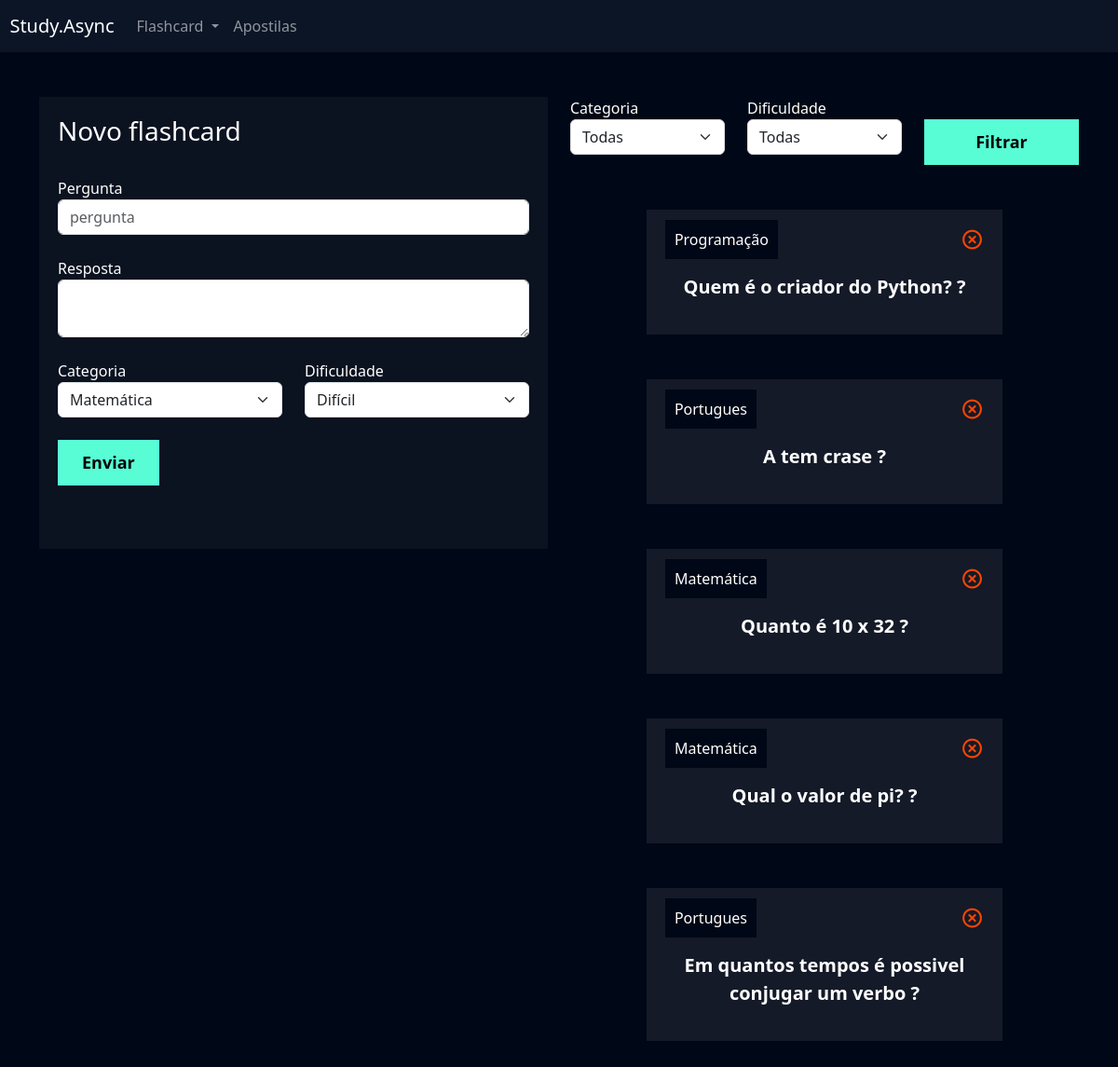
Page /flashcard/novo_flashcard/ (signed in) on the committed database.
### flashcard/models.py (models this page shows, shortened)
class Flashcard(models.Model):
    DIFICULDADE_CHOICES = (('D', 'Difícil'), ('M', 'Médio'), ('F', 'Fácil'))
    user = models.ForeignKey(User, on_delete=models.DO_NOTHING)
    pergunta = models.CharField(max_length=100)
    resposta = models.TextField()
    categoria = models.ForeignKey(Categoria, on_delete=models.DO_NOTHING)
    dificuldade = models.CharField(max_length=1, choices=DIFICULDADE_CHOICES)

class Categoria(models.Model):
    nome = models.CharField(max_length=20)
    def __str__(self):
        return self.nome

### flashcard/views.py (the view, shortened to what this page needs)
# urls.py: path('novo_flashcard/', views.novo_flashcard, name='novo_flashcard'),
def novo_flashcard(request):
    if not request.user.is_authenticated: # verificando se o usuarios esta logado e autenticado
        return redirect('/usuarios/logar')
    if request.method == 'GET':
        categorias = Categoria.objects.all()
        dificuldades = Flashcard.DIFICULDADE_CHOICES
        flashcards = Flashcard.objects.filter(user=request.user)
        categoria_filtrar = request.GET.get('categoria')
        dificuldade_filtrar = request.GET.get('dificuldade')
        if categoria_filtrar:
            flashcards = flashcards.filter(categoria__id=categoria_filtrar)
        if dificuldade_filtrar:
            flashcards = flashcards.filter(dificuldade=dificuldade_filtrar)
        return render(request, 'novo_flashcard.html', {'categorias': categorias,
                                                       'dificuldades': dificuldades,
                                                       'flashcards': flashcards})

### flashcard/templates/novo_flashcard.html (shortened to what this page needs)
{% extends "base.html" %}
{% load static %}
{% block 'cabecalho' %}
    <link href="{% static "usuarios/css/cadastro.css" %}" rel="stylesheet">
    <link href='https://unpkg.com/boxicons@2.1.4/css/boxicons.min.css' rel='stylesheet'>
    <link href="{% static "flashcard/css/novo_flashcard.css" %}" rel="stylesheet">
{% endblock 'cabecalho' %}
{% block 'conteudo' %}
    {% include "partials/header.html" %}
    <div class="container">
        <br>
        <br>
        <div class="row">
            <div class="col-md">
                <div class="box-form">
                    <form action="{% url 'novo_flashcard' %}" method="POST"> {% csrf_token %}
                        <h3>Novo flashcard</h3>
                        <br>
                        <label>Pergunta</label>
                        <input type="text" class="form-control" placeholder="pergunta" name="pergunta">
                        <br>
                        <label>Resposta</label>
                        <textarea class="form-control" name="resposta"></textarea>
                        <br>
                        <div class="row">
                            <div class="col-md">
                                <label for="">Categoria</label>
                                <select class="form-select" name="categoria">
                                    {% for categoria in categorias %}
                                        <option value={{categoria.id}}> {{categoria.nome}}</option>
                                    {% endfor %}
                                </select>
                            </div>
                            <div class="col-md">
                                <label for="">Dificuldade</label>
                                <select class="form-select" name="dificuldade">
                                    {% for dificuldade in dificuldades %}
                                        <option value={{dificuldade.0}}> {{dificuldade.1}}</option>
                                    {% endfor %}
                                </select>
                            </div>
                        </div>
                        <br>
                        <input type="submit" value="Enviar" class="btn-cadastro">
                        <br>
                        <br>
                        <br>
                    </form>
                </div>
            </div>
            <div class="col-md">
                <form action="{% url 'novo_flashcard' %}" method="GET">
                    <div class="row">
                        <div class="col-md">
                            <label for="">Categoria</label>
                            <select name="categoria" id="" class="form-select">
                                <option value="">Todas</option>
                            </select>
                        </div>
                        <div class="col-md">
                            <label for="">Dificuldade</label>
                            <select name="dificuldade" id="" class="form-select">
                                <option value="">Todas</option>
                            </select>
                        </div>
                        <div class="col-md">
                            <br>
                            <input type="submit" style="width: 100%" value="Filtrar" class="btn-cadastro">
                        </div>
                    </div>
                </form>
                <br>
                <br>
                {% for flash in flashcards %}
                    <div class="box-new-flashcard" onclick="flip_card({{flash.id}})">
                        <div class="flashcard ">
                            <div class="flashcard-categoria">
                                {{flash.categoria}}
                            </div>
                            <a href="{% url 'deletar_flashcard' flash.id %}"><i class='icone-exit bx bx-x-circle'></i></a>
                            <br>
                            <br>
                            <div class="flashcard-box-item">
                                <p class="flashcard-item">{{flash.pergunta}} ?</p>
                            </div>
                        </div>
                    </div>
                    <br>
                    <br>
                {% endfor %}
            </div>
        </div>
    </div>
{% endblock 'conteudo' %}

### templates/static/geral/css/base.css (style rules this page uses)
:root { --main-color: #0b1526; --dark-color: #000716; --secondary-dark-color: rgb(15, 2, 26); --light-color: #00c1f3; --contrast-color: #f4c96b; --differential-color: #58fcd5; }
body { background-color: var(--dark-color) !important; color: white !important; }

### templates/static/usuarios/css/cadastro.css (style rules this page uses)
.box-form { padding: 20px; background-color: rgba(217,217,217, .05); color: white !important; }
.btn-cadastro { padding: 10px; background-color: #58fcd5; border: none; border: 1px solid #58fcd5; font-size: 18px; font-weight: bold; padding-left: 25px; padding-right: 25px; }

### templates/static/flashcard/css/novo_flashcard.css (style rules this page uses)
.box-new-flashcard { width: 70%; margin: auto; }
.flashcard { background-color: rgba(255, 255, 255, .08); padding: 20px; }
.flashcard-box-item { text-align: center; }
.flashcard p { font-size: 20px; font-weight: bold; cursor: pointer; }
.flashcard-categoria { background-color: var(--dark-color); display: inline; padding: 10px; }
.icone-exit { float: right; font-size: 25px; color: orangered; }

### rows in the picture
Flashcard: categoria "Programação", pergunta "Quem é o criador do Python?"
Flashcard: categoria "Portugues", pergunta "A tem crase"
Flashcard: categoria "Matemática", pergunta "Quanto é 10 x 32"
Flashcard: categoria "Matemática", pergunta "Qual o valor de pi?"
Flashcard: categoria "Portugues", pergunta "Em quantos tempos é possivel conjugar um verbo"

### other values in the picture
form field categoria "Matemática"
form field dificuldade "Difícil"
